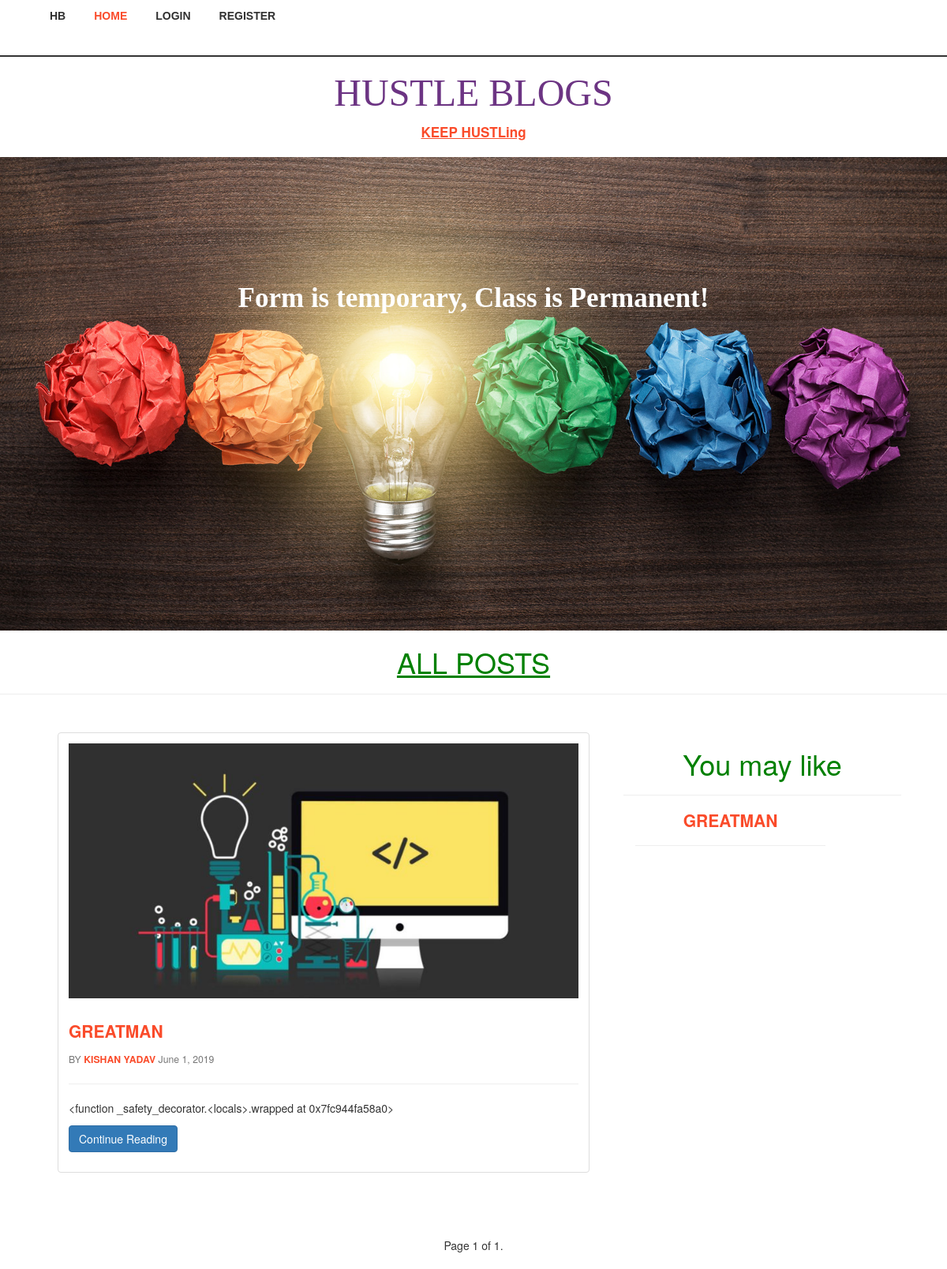
The page / on the database its author committed.
### posts/models.py (models this page shows, shortened)
class Post(models.Model):
	user = models.ForeignKey(settings.AUTH_USER_MODEL,default=1)
	title = models.CharField(max_length=120)
	slug = models.SlugField(unique=True)
	content = models.TextField()
	image = models.ImageField(
		upload_to='media',
		null=True,
		blank=True,
		width_field = 'width_field',
		height_field = 'height_field')
	height_field = models.IntegerField(default=0,null=True)
	width_field = models.IntegerField(default=0,null=True)
	draft = models.BooleanField(default=False)
	publish = models.DateField(auto_now=False,auto_now_add=False)
	read_time = models.IntegerField(default=0) #models.TimeField(null=True,blank=True) #  #assume Minute
	update = models.DateTimeField(auto_now=True,auto_now_add=False)
	timestamp = models.DateTimeField(auto_now=True,auto_now_add=False)
	objects = PostManager()
	def get_absolute_url(self):
		return reverse('posts:details',kwargs={'slug':self.slug})
	class Meta:
		ordering = ["-timestamp","-update"]
	def get_markdown(self):
		content = self.content
		markdown_text = markdown(content)
		return mark_safe(markdown_text)

### posts/views.py (the view, shortened to what this page needs)
# urls.py: url(r'^$',post_list,name="list"),
def post_list(request):
	today = timezone.now().date()
	queryset_list = Post.objects.Active()
	if request.user.is_staff or request.user.is_superuser:
		queryset_list = Post.objects.all()
	sorting_list = queryset_list
	query = request.GET.get('q')
	paginator = Paginator(queryset_list, 7) # Show 25 contacts per page
	page_request_var = "page"
	page = request.GET.get(page_request_var)
	try:
		queryset = paginator.page(page)
	except PageNotAnInteger:
		queryset = paginator.page(1)
	except EmptyPage:
		queryset = paginator.page(paginator.num_pages)
	context={
		'queryset':queryset,
		'title':"POSTS",
		'page_request_var':page_request_var,
		'today':today,
		'sorting_list':sorting_list,
	}
	return render(request,'post_list.html',context)

### posts/models.py (called while the page is built)
	def Active(self,*args,**kwargs):
		return super(PostManager,self).filter(draft=False).filter(publish__lte=timezone.now())

### templates/post_list.html (shortened to what this page needs)
{% extends "base.html" %}
{% load static %}
{% block content %}
<center><h1 style="color:#6C3483;font-family:tahoma;font-size:4vw;">HUSTLE BLOGS </h1>
<b style="color:#fa4b2a;font-size:17px;"><u>KEEP HUSTLing</u></b>
</center> <br>
<div class="banner">
<div class="container">
    <h2 style="font-family: cursive;">Form is temporary, Class is Permanent!</h2>
  </div>
</div>
<div>
  <div class="text-center" ><h1 class=""><u>ALL POSTS</u></h1></div><hr>
</div>
<div class="container-fluid">
<div class="row">
<div class="technology">
  <div class="container">
    <div class="col-md-8 technology-left">
    <div class="tech-no">
       <div class="tc-ch wow fadeInDown"  data-wow-duration=".8s" data-wow-delay=".2s">
             {% for obj in queryset %}
              <div class="row">
                <div class="col-md-12">
                  <div class="thumbnail">
                    <div class="caption post_details_items">
                      {% if obj.image %}
                        <img src="{{ obj.image.url }}"  class="img-responsive">
                      {% endif %}
                      {% if obj.draft  %}<h3 style="color:purple"><b>Staff Only:</b>Draft</h3>{% endif %} {% if obj.publish > today %}<h3 style="color:orange"><b>Post Type:</b> Future Post </h3>{% endif %}<br>
                      <h3><a id= "kk" href="{{ obj.get_absolute_url }}">{{ obj.title|upper }}</a></h3>
                        {% if obj.user.get_full_name %}
                      <p>BY
                      <b style="color:#fa4b2a">{{ obj.user.get_full_name|upper }}</b>
                    {{ obj.publish }}</p> <hr>
                        {% endif %}
                     {{obj.get_markdown|truncatechars_html:30}}
                      <p><a href="{{ obj.get_absolute_url }}" class="btn btn-primary" role="button" >Continue Reading</a> </p>
                    </div>
                  </div>
                </div><hr>
                </div>
              {% endfor %}
      </div>
    </div>
  </div>
  <div class="wthree">
   <center> <h1>You may like</h1><hr></center>
   {% if sorting_list %}
   {% for obj in sorting_list %}
         <div class="col-md-3 wthree-right wow fadeInDown"  data-wow-duration=".8s" data-wow-delay=".2s">
              <center> <div class="">
                <h3><a id= "kk" href="{{ obj.get_absolute_url }}">{{ obj.title }}</a></h3>
              </div><hr>
              <div class="clearfix"></div></center>
      </div>{% endfor%}
</div>{% else  %} <h4>No content for now</h4>{% endif %}</div>
<center>
  <div class="pagination">
    <span class="step-links">
        <span class="current">
            Page {{ queryset.number }} of {{ queryset.paginator.num_pages }}.
        </span>
    </span>
  </div>
</center>
{% endblock content %}

### templates/base.html (shortened to what this page needs)
{% load staticfiles %}
<!DOCTYPE html>
<html>
<head>
	<link rel="stylesheet" href="https://maxcdn.bootstrapcdn.com/bootstrap/3.3.7/css/bootstrap.min.css">
	<link rel="stylesheet" href='{% static "css/base.css" %}' />
</head>
<body>
			<div class="container">
      <div class="header_right wow fadeInLeft animated animated" data-wow-delay=".5s" style="visibility: visible; animation-delay: 0.5s; animation-name: fadeInLeft;">
      <nav class="navbar navbar-default">
        <div class="collapse navbar-collapse nav-wil" id="bs-example-navbar-collapse-1">
          <nav class="link-effect-7" id="link-effect-7">
            <ul class="nav navbar-nav">
              <li><a href="">HB</a></li>
            	<li  class="active act"><a href="{% url 'posts:list' %}">Home</a></li>
            	{% if not request.user.is_authenticated %}
			<li class="pull-right"><a href="{% url 'register' %}">Register</a></li>
			<li class="pull-right"><a href="{% url 'login' %}">Login</a></li>
              {% endif %}
            </ul>
          </nav>
        </div>
      </nav>
      </div>
    </div>
    <hr style=" border: solid 1px  !important;">
	{% block content %}
	{% endblock content %}
</body>
</html>

### static/css/base.css (style rules this page uses)
h1 { color:green; }
.header_right { float: left; margin-left: 0em; margin-right: 3em; }
.navbar { margin-bottom: 0; }
.navbar-default { background: none; border: none; }
.navbar-default .navbar-nav > li > a { color: #303030; }
.navbar-nav > li > a { font-size: 14px; padding: 10px 18px; text-transform: uppercase; font-family: 'Raleway', sans-serif; font-weight: 600; }
.navbar-default .navbar-nav > .active > a, .navbar-default .navbar-nav > .active > a:hover, .navbar-default .navbar-nav > .active > a:focus { color: #fa4b2a; background: none; }
.navbar-default .navbar-nav > .active > a:before { color:#fa4b2a; }
.link-effect-7 { -moz-perspective: 900px; -webkit-perspective: 900px; perspective: 900px; }
.link-effect-7 a { color: rgba(0, 0, 0, 0.4); text-shadow: none; margin: 0; -moz-transition: 0.3s; -o-transition: 0.3s; -webkit-transition: 0.3s; transition: 0.3s; }
.link-effect-7 a::before { color: white; content: attr(data-hover); position: absolute; -moz-transition: 0.3s; -o-transition: 0.3s; -webkit-transition: 0.3s; transition: 0.3s; -moz-transform-origin: 50% 0 50%; -ms-transform-origin: 50% 0 50%; -webkit-transform-origin: 50% 0 50%; transform-origin: 50% 0 50%; -moz-transform-style: preserve-3d; -webkit-transform-style: preserve-3d; transform-style: preserve-3d; }
.banner h2 { font-size:2.5em; font-weight: 600; color: #fff; }
.banner { padding: 10em 0 0; text-align: center; }
.tc-ch h3 a,.wthree h3 a { color: #fa4b2a; font-weight: 600; }
.tc-ch p,.wthree p { color: #777; font-size: 0.875em; line-height: 1.8em; margin: 1em 0; }
.tc-ch h3,.wthree h3 { margin: 0.5em 0 0; font-size:1.5em; }
.wthree h3 { margin:0; }
.wthree { margin-bottom: 2em; background: #fff; padding: 2em 2em; }
.tc-ch { background: #fff; padding: 2em 2em; margin-bottom: 1em; }

### rows shown on the page
Post: image (picture), title "GREATMAN", user.get_full_name "KISHAN YADAV", publish "June 1, 2019", get_markdown "<function _safety_decorator.<locals>.wrapped at 0x7fc944fa58a0>"

### other values the page prints
{{ queryset.number }} "1"
{{ queryset.paginator.num_pages }} "1"
